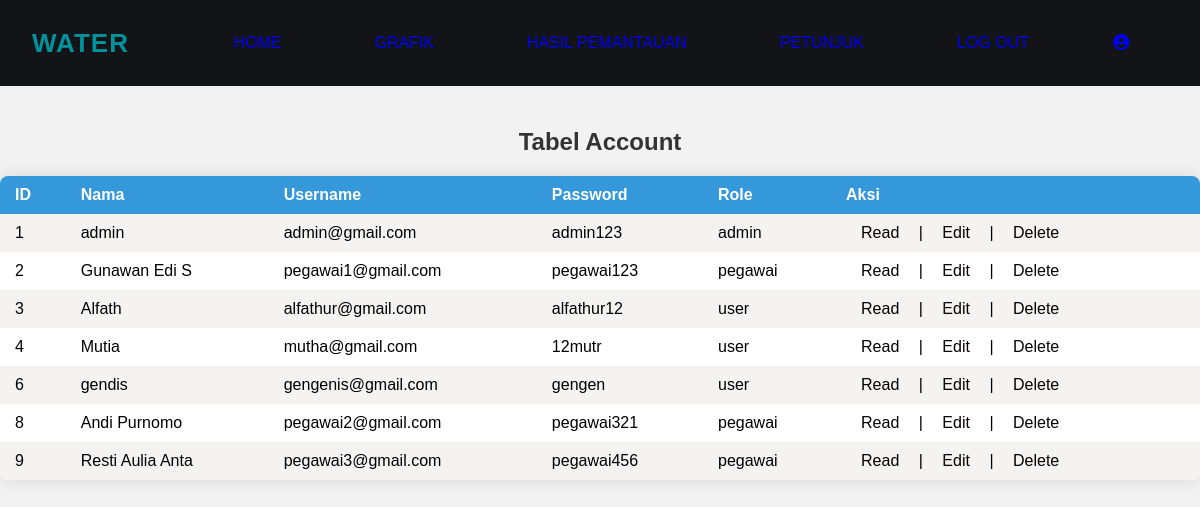
/akun/daftar_akun.php (signed in), run on the app's committed database.
### tables this page shows
CREATE TABLE `account` (
  `id` int(11) NOT NULL,
  `name` varchar(255) DEFAULT NULL,
  `username` varchar(255) DEFAULT NULL,
  `password` varchar(255) DEFAULT NULL,
  `role_id` int(11) DEFAULT NULL
);

CREATE TABLE `role` (
  `id` int(11) NOT NULL,
  `role` varchar(255) DEFAULT NULL
);

### akun/daftar_akun.php (the view, shortened to what this page needs)
<?php
require_once "../koneksi.php";
  $role_id = $_SESSION['role_id'];
?>
<!DOCTYPE html>
<html>
<head>
    <link rel="stylesheet" href="../css/style_daftarakun.css">
    <link rel="stylesheet" href="../css/style_navbar.css">
    <link rel="stylesheet" href="https://cdnjs.cloudflare.com/ajax/libs/font-awesome/6.5.2/css/all.min.css">
</head>
<body>
<header>
    <nav>
        <div class="logo" style="display: flex;align-items: center;">
         <span style="color:#01939c; font-size:26px; font-weight:bold; letter-spacing: 1px;margin-left: 20px;">WATER</span>
        </div>
        <ul class="nav-links">
            <li><a href="../home.php">Home</a></li>
            <li><a href="../grafik/grafik.php">Grafik</a></li>
            <li><a href="../pemantauan/hasil_pemantauan.php">Hasil Pemantauan</a></li>
            <li><a href="../petunjuk.php">Petunjuk</a></li>
            <li><a href="logout.php">Log Out</a></li>
            <li>
            <?php if ($role_id != 1) {?>
                <a href="edit_akun.php?id=<?php echo $account_id; ?>">
            <?php } ?>
                    <div class="card">
                        <div class="icon">
                            <i class="fas fa-circle-user"></i>
                        </div>
                    </div>
                </a>
            </li>
        </ul>
    </nav>
</header>
<br>
<br>
<br>
<br>
<br>
<br>
<h2>Tabel Account</h2>
<table>
    <tr>
        <th>ID</th>
        <th>Nama</th>
        <th>Username</th>
        <th>Password</th>
        <th>Role</th>
        <th>Aksi</th>
    </tr>
    <?php
    $sql = "SELECT account.id, account.name, account.username, account.password, role.role
            FROM account
            INNER JOIN role ON account.role_id = role.id";
    $result = mysqli_query($koneksi, $sql);
    if ($result) {
        while ($row = mysqli_fetch_assoc($result)) {
            echo "<tr>";
            echo "<td>" . $row['id'] . "</td>";
            echo "<td>" . $row['name'] . "</td>";
            echo "<td>" . $row['username'] . "</td>";
            echo "<td>" . $row['password'] . "</td>";
            echo "<td>" . $row['role'] . "</td>";
            echo "<td class='actions'>
                    <a class='1' href='read_akun.php?id=" . $row['id'] . "'>Read</a> |
                    <a class='2' href='edit_akun.php?id=" . $row['id'] . "'>Edit</a> |
                    <a class='3' href='delete_akun.php?id=" . $row['id'] . "'>Delete</a>
                  </td>";
            echo "</tr>";
        }
    } else {
        echo "Error: " . $sql . "<br>" . mysqli_error($koneksi);
    }
    ?>
</table>
</body>
</html>

### css/style_daftarakun.css (style rules this page uses)
body { font-family: Arial, sans-serif; background-color: #f2f2f2; margin: 0; padding: 0; }
h2 { text-align: center; color: #333; }
table { width: 100%; border-collapse: collapse; margin: 20px auto; background-color: #fff; border-radius: 8px; overflow: hidden; box-shadow: 0 0 20px rgba(0, 0, 0, 0.1); }
th, td { padding: 10px 15px; text-align: left; }
th { background-color: #3498db; color: #fff; }
tr:nth-child(even) { background-color: #f5f2f2; }
.actions a { color: #080202; padding: 5px 10px; border-radius: 4px; text-decoration: none; margin: 0 5px; }

### css/style_navbar.css (style rules this page uses)
nav { height: auto; background-color: #131418; display: flex; position: fixed; z-index: 1000; }
.logo { padding:1vh 1vw; text-align: center; }
.nav-links { display: flex; list-style: none; width: 88vw; padding: 0 0.7vw; justify-content: space-evenly; align-items: center; text-transform: uppercase; }
.nav-links li a { text-decoration: none; margin: 0 0.7vw; }
.nav-links li { position: relative; }

### data on the page
account: id "1", name "admin", username "admin@gmail.com", password "admin123", role.role "admin"
account: id "2", name "Gunawan Edi S", username "pegawai1@gmail.com", password "pegawai123", role.role "pegawai"
account: id "3", name "Alfath", username "alfathur@gmail.com", password "alfathur12", role.role "user"
account: id "4", name "Mutia", username "mutha@gmail.com", password "12mutr", role.role "user"
account: id "6", name "gendis", username "gengenis@gmail.com", password "gengen", role.role "user"
account: id "8", name "Andi Purnomo", username "pegawai2@gmail.com", password "pegawai321", role.role "pegawai"
account: id "9", name "Resti Aulia Anta", username "pegawai3@gmail.com", password "pegawai456", role.role "pegawai"
